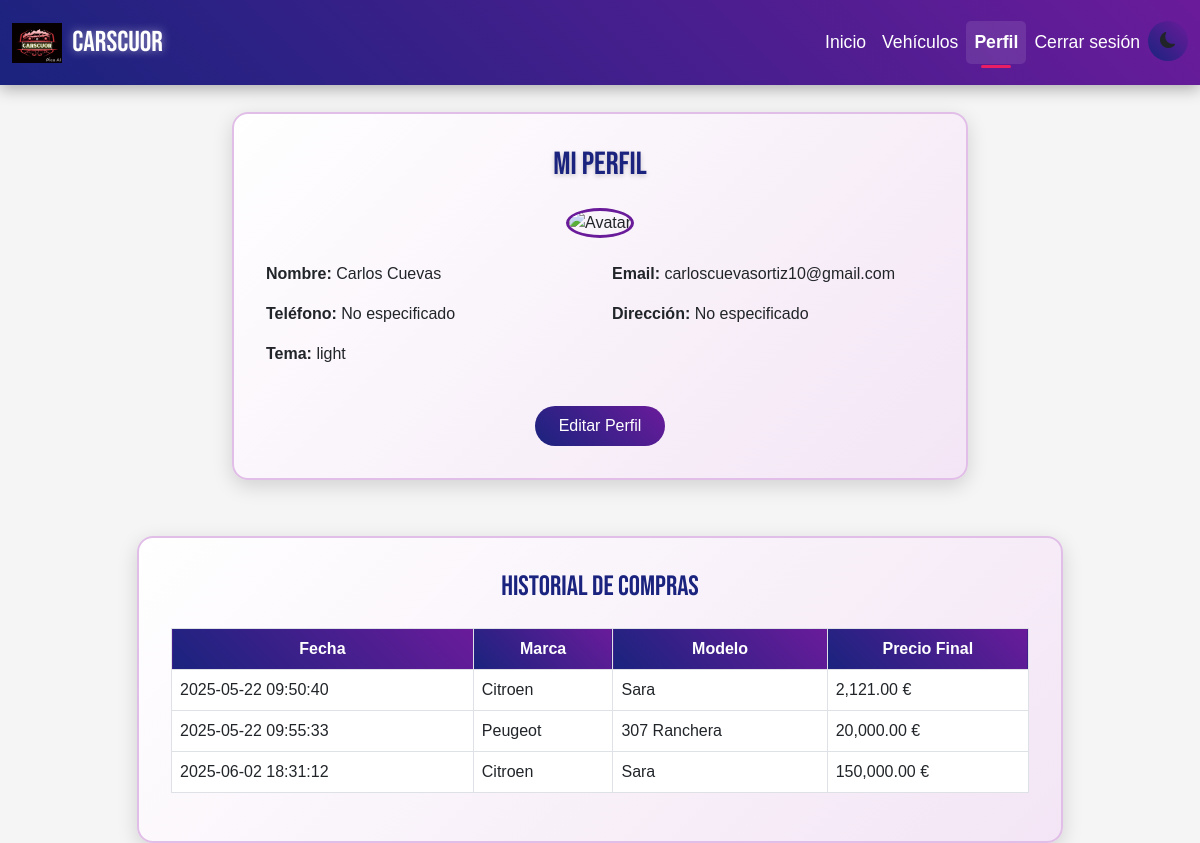
/perfil.php (signed in), run on the app's committed database.
### tables this page shows
CREATE TABLE `Usuarios` (
  `id_usuario` int NOT NULL,
  `nombre` varchar(100) NOT NULL,
  `email` varchar(100) NOT NULL,
  `contraseña` varchar(255) NOT NULL,
  `rol` enum('cliente','administrador') NOT NULL,
  `telefono` varchar(20) DEFAULT NULL,
  `direccion` text,
  `avatar` varchar(255) DEFAULT NULL,
  `theme` enum('light','dark','neon_pink','neon_blue') DEFAULT 'light'
);

CREATE TABLE `Ventas` (
  `id_venta` int NOT NULL,
  `id_usuario` int NOT NULL,
  `id_vehiculo` int NOT NULL,
  `fecha_venta` datetime NOT NULL,
  `precio_final` decimal(10,2) NOT NULL
);

CREATE TABLE `Marcas` (
  `id_marca` int NOT NULL,
  `nombre` varchar(100) NOT NULL
);

CREATE TABLE `Modelos` (
  `id_modelo` int NOT NULL,
  `id_marca` int NOT NULL,
  `nombre` varchar(100) NOT NULL,
  `foto_modelo` varchar(255) DEFAULT NULL
);

### perfil.php (the view, shortened to what this page needs)
<?php
require_once 'conexion.php';
$stmt = $conn->prepare("SELECT nombre, email, telefono, direccion, avatar, theme FROM Usuarios WHERE id_usuario = ?");
$stmt->bind_param('i', $_SESSION['id_usuario']);
$stmt->execute();
$result = $stmt->get_result();
$user = $result->fetch_assoc();
$stmt = $conn->prepare("
    SELECT v.fecha_venta, v.precio_final, ve.id_vehiculo, m.nombre AS marca, mo.nombre AS modelo
    FROM Ventas v
    JOIN Vehiculos ve ON v.id_vehiculo = ve.id_vehiculo
    JOIN Marcas m ON ve.marca = m.id_marca
    JOIN Modelos mo ON ve.modelo = mo.id_modelo
    WHERE v.id_usuario = ?
");
$stmt->bind_param('i', $_SESSION['id_usuario']);
$stmt->execute();
$purchases = $stmt->get_result()->fetch_all(MYSQLI_ASSOC);
?>
<!DOCTYPE html>
<html lang="es" data-theme="<?= htmlspecialchars($_SESSION['theme']) ?>">
<head>
    <link href="https://cdn.jsdelivr.net/npm/bootstrap@5.3.0-alpha1/dist/css/bootstrap.min.css" rel="stylesheet">
    <link href="https://cdn.jsdelivr.net/npm/bootstrap-icons/font/bootstrap-icons.css" rel="stylesheet">
</head>
<body>
    <nav class="navbar navbar-expand-lg fixed-top">
        <div class="container-fluid">
            <a class="navbar-brand" href="index.php">
                <img src="images/logo.png" alt="Logo Vehículos" style="height: 40px;">
                CarsCuor
            </a>
            <div class="collapse navbar-collapse" id="navbarNav">
                <ul class="navbar-nav ms-auto">
                    <li class="nav-item">
                        <a class="nav-link <?= basename($_SERVER['PHP_SELF']) === 'index.php' ? 'active' : '' ?>" href="index.php">Inicio</a>
                    </li>
                    <li class="nav-item">
                        <a class="nav-link <?= basename($_SERVER['PHP_SELF']) === 'coches.php' ? 'active' : '' ?>" href="coches.php">Vehículos</a>
                    </li>
                    <?php if (isset($_SESSION['id_usuario'])): ?>
                        <li class="nav-item">
                            <a class="nav-link <?= basename($_SERVER['PHP_SELF']) === 'perfil.php' ? 'active' : '' ?>" href="perfil.php">Perfil</a>
                        </li>
                        <li class="nav-item">
                            <a class="nav-link" href="logout.php">Cerrar sesión</a>
                        </li>
                    <?php endif; ?>
                    <li class="nav-item">
                        <button id="darkModeToggle" class="btn">
                            <i class="bi <?= $_SESSION['theme'] === 'dark' ? 'bi-sun-fill' : 'bi-moon-fill' ?>"></i>
                        </button>
                    </li>
                </ul>
            </div>
        </div>
    </nav>
    <div class="container">
        <div class="row justify-content-center">
            <div class="col-md-8">
                <div class="profile-container">
                    <h2 class="text-center mb-4">Mi Perfil</h2>
                    <div class="text-center mb-4">
                        <img src="<?= htmlspecialchars($user['avatar'] ?? 'images/default_avatar.jpg') ?>" alt="Avatar" class="img-fluid">
                    </div>
                    <div class="row">
                        <div class="col-md-6 mb-3">
                            <strong>Nombre:</strong> <?= htmlspecialchars($user['nombre'] ?? 'No especificado') ?>
                        </div>
                        <div class="col-md-6 mb-3">
                            <strong>Email:</strong> <?= htmlspecialchars($user['email'] ?? 'No especificado') ?>
                        </div>
                        <div class="col-md-6 mb-3">
                            <strong>Teléfono:</strong> <?= htmlspecialchars($user['telefono'] ?? 'No especificado') ?>
                        </div>
                        <div class="col-md-6 mb-3">
                            <strong>Dirección:</strong> <?= htmlspecialchars($user['direccion'] ?? 'No especificado') ?>
                        </div>
                        <div class="col-md-6 mb-3">
                            <strong>Tema:</strong> <?= htmlspecialchars($user['theme'] ?? 'light') ?>
                        </div>
                    </div>
                    <div class="text-center mt-4">
                        <a href="editar_usuario.php" class="btn btn-primary">Editar Perfil</a>
                    </div>
                </div>
            </div>
        </div>
        <div class="row justify-content-center mt-4">
            <div class="col-md-10">
                <div class="purchases-container">
                    <h3 class="text-center mb-4">Historial de Compras</h3>
                    <?php if (empty($purchases)): ?>
                        <p class="text-center">No tienes compras registradas.</p>
                    <?php else: ?>
                        <div class="table-responsive">
                            <table class="table table-bordered">
                                <thead>
                                    <tr>
                                        <th>Fecha</th>
                                        <th>Marca</th>
                                        <th>Modelo</th>
                                        <th>Precio Final</th>
                                    </tr>
                                </thead>
                                <tbody>
                                    <?php foreach ($purchases as $purchase): ?>
                                        <tr>
                                            <td><?= htmlspecialchars($purchase['fecha_venta']) ?></td>
                                            <td><?= htmlspecialchars($purchase['marca']) ?></td>
                                            <td><?= htmlspecialchars($purchase['modelo']) ?></td>
                                            <td><?= number_format($purchase['precio_final'], 2) ?> €</td>
                                        </tr>
                                    <?php endforeach; ?>
                                </tbody>
                            </table>
                        </div>
                    <?php endif; ?>
                </div>
            </div>
        </div>
    </div>
</body>
</html>

### perfil.php (style rules this page uses)
body { padding-top: 80px; background: #f5f5f5; transition: background-color 0.3s ease; font-family: 'Arial', sans-serif; }
.navbar { background: linear-gradient(45deg, #1a237e, #6a1b9a); box-shadow: 0 4px 15px rgba(0, 0, 0, 0.3); padding: 1rem 0; }
.navbar-brand { font-family: 'Bebas Neue', sans-serif; font-size: 1.8rem; color: #fff; text-shadow: 0 0 10px rgba(255, 255, 255, 0.5); transition: transform 0.3s ease; display: flex; align-items: center; }
.navbar-brand img { margin-right: 10px; }
.nav-link { color: #fff !important; font-size: 1.1rem; padding: 0.5rem 1rem; position: relative; transition: all 0.3s ease; }
.nav-link.active { font-weight: bold; color: #fff !important; background: rgba(255, 255, 255, 0.1); border-radius: 5px; }
.nav-link.active::after { content: ''; position: absolute; bottom: -4px; left: 50%; transform: translateX(-50%); width: 50%; height: 3px; background: #e91e63; border-radius: 2px; }
.profile-container { background: linear-gradient(135deg, #ffffff, #f3e5f5); border: 2px solid #e1bee7; border-radius: 16px; box-shadow: 0 6px 20px rgba(0, 0, 0, 0.15); padding: 2rem; margin-top: 2rem; transition: transform 0.3s ease; }
.profile-container h2 { font-family: 'Bebas Neue', sans-serif; color: #1a237e; text-shadow: 0 2px 5px rgba(0, 0, 0, 0.2); }
.profile-container img { border: 3px solid #6a1b9a; border-radius: 50%; max-width: 150px; height: auto; transition: transform 0.3s ease; }
.purchases-container { background: linear-gradient(135deg, #ffffff, #f3e5f5); border: 2px solid #e1bee7; border-radius: 16px; box-shadow: 0 6px 20px rgba(0, 0, 0, 0.15); padding: 2rem; margin-top: 2rem; transition: transform 0.3s ease; }
.purchases-container h3 { font-family: 'Bebas Neue', sans-serif; color: #1a237e; }
.table th { background: linear-gradient(45deg, #1a237e, #6a1b9a); color: #fff; text-align: center; }
.btn-primary { background: linear-gradient(45deg, #1a237e, #6a1b9a); border: none; border-radius: 50px; padding: 0.5rem 1.5rem; transition: transform 0.3s ease, box-shadow 0.3s ease; }
#darkModeToggle { background: linear-gradient(45deg, #1a237e, #6a1b9a); border: none; border-radius: 50%; width: 40px; height: 40px; display: flex; align-items: center; justify-content: center; transition: transform 0.3s ease, box-shadow 0.3s ease; }

### data on the page
usuarios: nombre "Carlos Cuevas", email "carloscuevasortiz10@gmail.com", telefono "No especificado", direccion "No especificado", theme "light"
ventas: fecha_venta "2025-05-22 09:50:40", marcas.nombre "Citroen", modelos.nombre "Sara", precio_final "2,121.00"
ventas: fecha_venta "2025-05-22 09:55:33", marcas.nombre "Peugeot", modelos.nombre "307 Ranchera", precio_final "20,000.00"
ventas: fecha_venta "2025-06-02 18:31:12", marcas.nombre "Citroen", modelos.nombre "Sara", precio_final "150,000.00"
